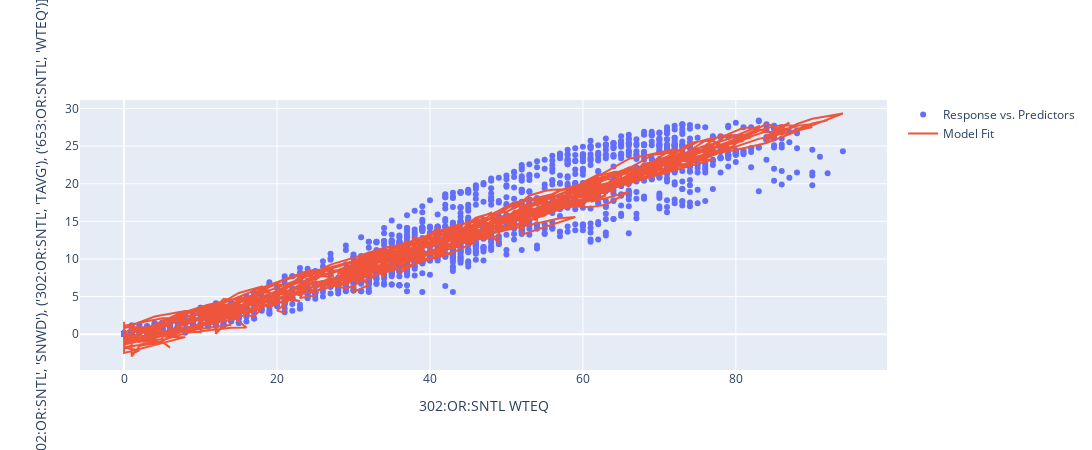

Notebook source saved alongside this figure:
### Code cell
apple.modelfit_fig

### Figure 1 — Plotly figure (JSON) as saved in the notebook; plotly's stock layout.template omitted (floating-point values rounded to 4 significant figures; data arrays with more than 128 entries replaced by an {"elided": "..."} marker saying what was removed)
{"data": [{"hovertext": {"elided": "2573 str values"}, "mode": "markers", "name": "Response vs. Predictors", "type": "scatter", "x": {"elided": "2573 int values"}, "y": {"elided": "2573 float values"}}, {"hovertext": {"elided": "2573 str values"}, "mode": "lines", "name": "Model Fit", "type": "scatter", "x": {"elided": "2573 int values"}, "y": {"elided": "2573 float values"}}], "layout": {"height": 450, "showlegend": true, "width": 1200, "xaxis": {"title": {"text": "302:OR:SNTL WTEQ"}}, "yaxis": {"title": {"text": "[('302:OR:SNTL', 'SNWD'), ('302:OR:SNTL', 'TAVG'), ('653:OR:SNTL', 'WTEQ')]"}}}}
